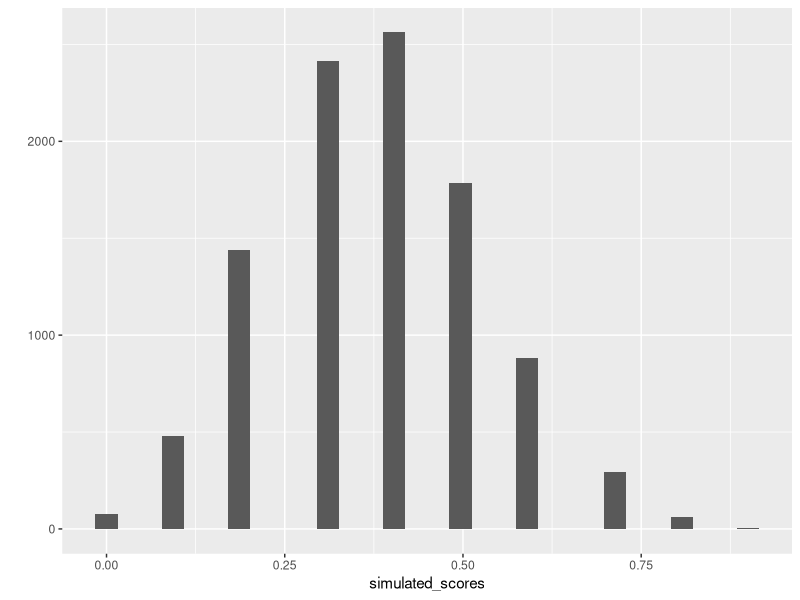

R code for this plot:
## ---- chunk 1
knitr::opts_chunk$set(echo = TRUE)
## ---- chunk 2
?binom.test
binom.test(x = 30,
           n = 50,
           p = .5,
           alternative='greater')


#the pvalue is .1, and is higher than p < .05, meaning that it is 10% possible to get this score by chance and with random guessing and is not considered to be especially significant.



#100/100
## ---- chunk 3

binom.test(385,700,.5,alternative="greater")






#100/100 but confirmed my thought using the video
## ---- chunk 4
# task_designs <- data.frame( number_of_heads = 0:5, true_or_false = 0:5, 
#                           probability1 = dbinom(x=0:1,size=1,prob= .5),
#                           cumulative1 = pbinom(0:1, size = 1, prob = .5),
#                           rev_cumulative1 = pbinom(-1:0, 1, .5, lower.tail=FALSE),
#                           probability2 = dbinom(x=0:1,size=1,prob= .25),
#                           cumulative2 = pbinom(0:1, size = 1, prob = .25),
#                           rev_cumulative2 = pbinom(-1:0, 1, .25, lower.tail=FALSE))
# knitr::kable(task_designs)

rbinom (n= rep(1,10), size = 1, prob = c(.5,.5,.5,.5,.5,.25,.25,.25,.25,.25) )

simulated_test <- replicate(10000, rbinom (n= rep(1,10), size = 1, prob = c(.5,.5,.5,.5,.5,.25,.25,.25,.25,.25) ))

simulated_scores <- colSums(simulated_test)/10

library(ggplot2)

qplot(simulated_scores)+
  geom_histogram()
  

length(simulated_scores[simulated_scores > .75]) /10000



#0/100 i was confused as hell and my own attempt was not effective

